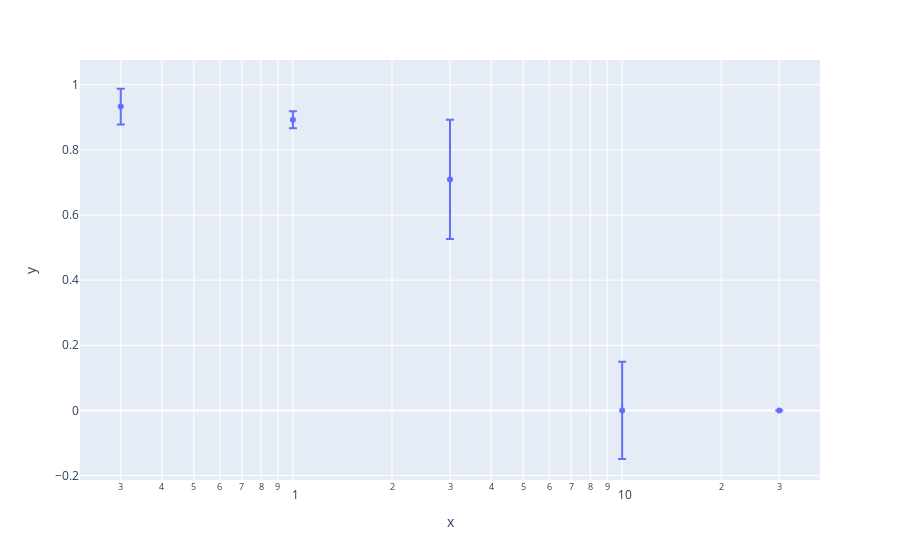

This figure's notebook cell:
### Code cell
import plotly.express as px

fig = px.scatter(df, x=xs, y=ys,
                 error_y=stds, error_y_minus=stds, log_x=True)
fig.show()

### Figure 1 — Plotly figure (JSON) as saved in the notebook; plotly's stock layout.template omitted (floating-point values rounded to 4 significant figures)
{"data": [{"error_y": {"array": [0, 0.05486, 0.02578, 0.183, 0.1492, 0], "arrayminus": [0, 0.05486, 0.02578, 0.183, 0.1492, 0]}, "hovertemplate": "x=%{x}<br>y=%{y}<extra></extra>", "legendgroup": "", "marker": {"color": "#636efa", "symbol": "circle"}, "mode": "markers", "name": "", "orientation": "v", "showlegend": false, "type": "scatter", "x": [0, 0.3, 1, 3, 10, 30], "xaxis": "x", "y": [1, 0.9332, 0.8925, 0.7092, 0, 0], "yaxis": "y"}], "layout": {"legend": {"tracegroupgap": 0}, "margin": {"t": 60}, "xaxis": {"anchor": "y", "domain": [0, 1], "title": {"text": "x"}, "type": "log"}, "yaxis": {"anchor": "x", "domain": [0, 1], "title": {"text": "y"}}}}
